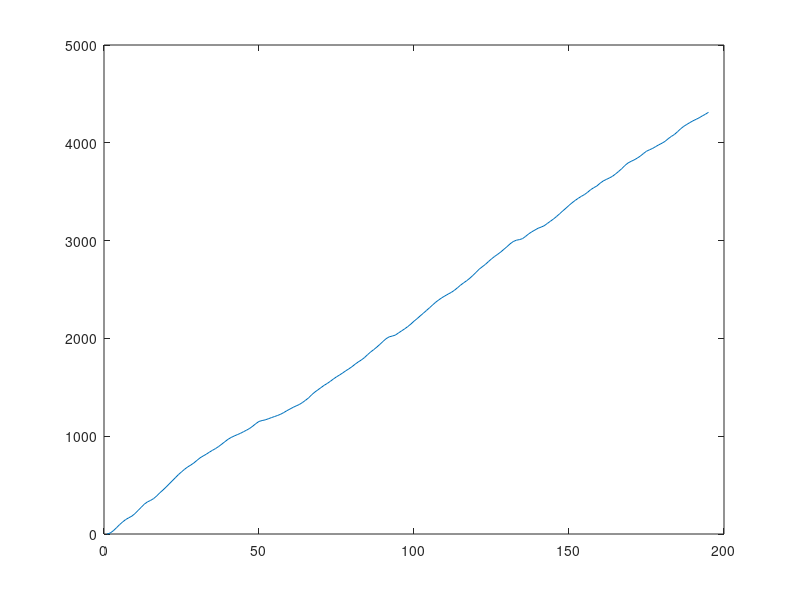

Recreate this plot in MATLAB. (Note: this script raises an error after producing the figure.)
dist=[0,8,27,53,76,87,96,108,125,149,169,187,213,245,268,289,313,332,345,362,388,420,448,479,511,543,575,607,634,660,679,691,702,717,741,772,795,815,838,858,877,900,925,942,955,963,970,976,989,1012,1032,1046,1051,1053,1054,1056,1063,1080,1102,1128,1150,1160,1168,1185,1205,1224,1243,1262,1279,1291,1302,1318,1338,1362,1390,1422,1450,1476,1496,1509,1520,1531,1546,1564,1581,1596,1610,1625,1645,1668,1689,1711,1736,1758,1778,1802,1833,1861,1885,1911,1939,1969,1996,2015,2022,2028,2043,2066,2091,2113,2138,2169,2197,2217,2230,2241,2256,2280,2306,2329,2355,2382,2405,2426,2445,2462,2480,2504,2532,2559,2582,2607,2632,2648,2658,2668,2683,2707,2731,2755,2785,2813,2838,2860,2884,2911,2938,2967,2990,3004,3010,3017,3034,3051,3068,3093,3115,3135,3163,3186,3202,3222,3247,3275,3304,3331,3360,3387,3411,3433,3453,3471,3493,3522,3545,3556,3568,3590,3619,3647,3666,3677,3686,3695,3703,3715,3736,3764,3792,3816,3837,3857,3878,3900,3924,3956,3983,4009,4035,4053,4060,4071,4087,4095,4098,4109,4134,4163,4194,4222,4247,4270,4291,4312];
x=1:195;
da=[380,280,190,260,340,410,320,220,220,120,20,1,61,201,201,271,371,451,401,361,301,201,101,1,1,1,1,41,1,1,31,51,1,1,1,131,121,151,231,291,201,141,171,111,191,211,301,301,201,121,21,1,11,171,181,281,341,441,341,371,431,421,381,291,201,101,21,21,1,1,101,1,1,1,1,191,291,231,291,231,311,271,181,181,81,31,1,41,1,1,201,301,401,491,461,411,371,331,301,221,131,101,1,1,111,11,1,81,71,201,241,341,391,291,191,91,111,11,1,1,1,1,1,1,1,111,211,171,91,101,61,201,151,251,281,351,451,411,471,411,371,331,231,251,151,111,11,1,71,201,301,261,171,261,161,61,1,1,181,81,41,11,1,201,301,291,201,291,371,281,331,311,281,261,241,221,221,181,141,71,101,171,211,141,181,81,1,1,11,1,1,1,91,31,171,71,101,1,151,51,141,241,311,211,301,371,271,181,281,191,221,321,221,121];
%plot(dist,da)
po=[620,520,420,350,250,150,50,31,31,161,261,221,191,271,191,271,191,271,191,271,191,271,191,271,191,291,251,151,51,191,91,191,91,191,91,191,91,191,91,191,91,191,91,191,91,191,91,191,91,191,91,191,91,191,91,191,91,191,91,191,91,191,91,191,91,191,91,191,91,191,91,191,91,191,91,191,91,191,91,191,91,191,91,191,91,191,91,191,91,191,91,191,91,191,91,191,91,191,91,191,91,191,91,191,91,191,91,201,261,311,211,191,271,191,271,191,271,191,271,191,271,191,271,191,271,191,271,191,271,191,271,191,271,191,291,251,151,51,191,91,191,91,191,91,191,91,191,91,191,91,191,91,191,91,191,91,191,91,191,91,191,91,191,91,191,91,191,91,191,91,191,91,191,91,191,91,191,91,191,91,191,91,191,91,191,91,191,91,191,91,191,91,191,91,191,91,191,91,191,91,191,91,191,91,191,91,191,91,191,91,201,261,311,211,191,271,191,271,191,271,191,271,191,271,191,271,191,271,191,271,191,271,191,271,191,291,251,151,51,191,91,191,91,191,91,191,91,191,91,191,91,191,91,191,91,191,91,191,91,191,91,191,91,191,91,191,91,191,91,191,91,191,91,191,91,191,91,191,91,191,91,191,91,191,91,191,91,191,91,191,91,191,91,191,91,191,91,191,91,191,91,191,91,191,91,191,91,191,91,201,281,271,191,271,191,271,191,271,191,271,191,271,191,271,191,271,191,271,191,271,191,271,191,291,251,151,51,191,91,191,91,191,91,191,91,191,91,191,91,191,91,191,91,191,91,191,91,191,91,191,91,191,91,191,91,191,91,191,91,191,91,191,91,191,91,191,91,191,91,191,91,191,91,191,91,191,91,191,91,191,91,191,91,191,91,191,91,191,91,201,261,301,201,231,231,231,231,231,231,231,231,231,231,231,231,231,231,231,231,231,231,231,231,231,231,231,161,131,131,221,181,181,191,91,1,61,1,171,111,101,41,41,41,31,81,81,81,81,81,81,201,301,381,381,371,271,251,191,191,191,191,191,191,191,191,191,191,191,191,191,191,191,191,191,191,191,191,191,191,191,191,191,191,191,191,191,121,21,11,11,1,1,1,1,1,1,1,1];

d2=[0,10,33,63,95,123,148,166,183,209,241,273,305,328,343,362,389,421,449,479,511,543,575,607,635,662,686,705,727,753,779,798,816,837,856,874,895,919,944,968,987,1002,1016,1029,1046,1062,1080,1103,1129,1151,1160,1167,1178,1190,1201,1212,1225,1242,1261,1278,1295,1310,1324,1344,1367,1392,1424,1451,1474,1497,1520,1539,1561,1585,1607,1626,1647,1669,1689,1711,1736,1759,1779,1803,1833,1861,1885,1911,1939,1969,1997,2016,2024,2034,2056,2077,2098,2121,2147,2176,2202,2230,2257,2285,2313,2342,2370,2394,2416,2435,2453,2470,2491,2517,2544,2568,2590,2615,2644,2675,2707,2732,2756,2785,2813,2838,2860,2884,2911,2938,2967,2990,3004,3010,3020,3043,3069,3090,3108,3126,3138,3152,3175,3198,3221,3247,3275,3304,3331,3360,3387,3411,3433,3453,3471,3494,3521,3541,3559,3586,3609,3625,3640,3657,3681,3707,3735,3767,3793,3810,3825,3843,3864,3890,3914,3929,3943,3962,3980,3996,4015,4042,4065,4085,4113,4143,4168,4188,4207,4225,4240,4256,4275,4292,4312];

di=[0,4,10,16,22,27,31,35,38,40,41,43,46,49,52,55,58,61,64,67,70,73,76,79,82,85,88,91,94,96,98,100,102,104,106,108,110,112,114,116,118,120,122,124,126,128,130,132,134,136,138,140,142,144,146,148,150,152,154,156,158,160,162,164,166,168,170,172,174,176,178,180,182,184,186,188,190,192,194,196,198,200,202,204,206,208,210,212,214,216,218,220,222,224,226,228,230,232,234,236,238,240,242,244,246,248,250,252,254,256,259,262,265,268,271,274,277,280,283,286,289,292,295,298,301,304,307,310,313,316,319,322,325,328,331,334,337,340,342,344,346,348,350,352,354,356,358,360,362,364,366,368,370,372,374,376,378,380,382,384,386,388,390,392,394,396,398,400,402,404,406,408,410,412,414,416,418,420,422,424,426,428,430,432,434,436,438,440,442,444,446,448,450,452,454,456,458,460,462,464,466,468,470,472,474,476,478,480,482,484,486,488,490,493,496,499,502,505,508,511,514,517,520,523,526,529,532,535,538,541,544,547,550,553,556,559,562,565,568,570,572,574,576,578,580,582,584,586,588,590,592,594,596,598,600,602,604,606,608,610,612,614,616,618,620,622,624,626,628,630,632,634,636,638,640,642,644,646,648,650,652,654,656,658,660,662,664,666,668,670,672,674,676,678,680,682,684,686,688,690,692,694,696,698,700,702,704,706,708,710,712,714,717,720,723,726,729,732,735,738,741,744,747,750,753,756,759,762,765,768,771,774,777,780,783,786,789,791,793,795,797,799,801,803,805,807,809,811,813,815,817,819,821,823,825,827,829,831,833,835,837,839,841,843,845,847,849,851,853,855,857,859,861,863,865,867,869,871,873,875,877,879,881,883,885,887,889,891,893,895,897,899,901,903,905,907,909,911,913,915,917,919,922,925,928,931,934,937,940,943,946,949,952,955,958,961,964,967,970,973,976,979,982,985,988,991,994,996,998,1000,1004,1011,1019,1028,1038,1048,1059,1070,1082,1094,1107,1120,1133,1146,1160,1174,1188,1202,1216,1230,1244,1258,1273,1288,1303,1318,1333,1348,1364,1380,1396,1412,1428,1444,1460,1476,1492,1508,1524,1540,1556,1572,1588,1604,1620,1636,1652,1668,1684,1700,1716,1732,1748,1764,1780,1796,1812,1827,1842,1857,1872,1887,1902,1917,1932,1947,1962,1977];

ppo=[850 14 161 211 271 321 371 271 231 311 301 291 321 321 321 321 321 321 321 321 321 321 321 321 321 321 321 314 393 11 191 291 321 381 441 344 244 314 314 314 314 314 314 319 380 21 191 291 391 461 362 283 323 295 314 373 31 191 291 391 461 371 277 297 317 314 363 31 191 291 321 381 441 343 244 314 314 314 314 314 324 314 363 31 191 291 321 381 441 343 244 314 314 314 314 314 314 320 369 31 191 291 341 371 441 343 244 314 314 314 314 314 321 368 31 191 291 321 381 421 331 301 291 321 321 331 314 363 31 191 291 321 381 441 342 244 314 314 314 314 314 314 320 369 31 191 291 341 371 441 343 244 314 314 314 314 314 321 368 31 191 291 341 371 441 342 244 314 314 314 314 314 321 318 321 228 148 188 288 298 398 428 334 274 314 314 314 314 314 318 371 31 191 291 321 381 441 344 254 314 314 314 314 314 314 373 31 191 291 321 381 441 342 245 315 315 315 315 315 321 368 31 191 291 321 381 441 341 245 315 315 315 315 315 321 368 41 191 291 321 381 441 343 245 315 315 315 325 317 371 41 191 291 321 381 441 342 244 314 314 314 314 314 321 328 314 303 299 302 260 270 220 260 210 300 250 350 410 410 366 290 267 247 277 307 387 336 269 340 276 316 271 339 267 332 281 312 264 353 268 321 268 341 255 349 260 336 268 331 282 312 263 354 268 320 259 356 256 339 267 331 282 312 264 353 268 321 278 324 277 325 225 125];


ddi=[0 5 13 20 26 32 37 42 47 51 55 59 63 67 71 75 79 83 87 91 95 99 103 107 111 115 119 123 127 131 134 137 140 143 146 150 154 158 162 166 170 174 178 182 186 190 193 196 199 202 206 210 214 218 222 226 230 233 236 239 242 246 250 254 258 262 266 270 273 276 279 282 285 289 293 297 301 305 309 313 317 321 325 329 332 335 338 341 344 348 352 356 360 364 368 372 376 380 384 388 391 394 397 400 403 407 411 415 419 423 427 431 435 439 443 446 449 452 455 458 462 466 470 474 478 482 486 490 494 497 500 503 506 509 513 517 521 525 529 533 537 541 545 549 553 556 559 562 565 568 572 576 580 584 588 592 596 600 604 608 611 614 617 620 623 627 631 635 639 643 647 651 655 659 663 667 670 673 676 679 682 685 689 693 697 701 705 709 713 717 721 725 728 731 734 737 740 744 748 752 756 760 764 768 772 776 780 783 786 789 792 795 799 803 807 811 815 819 823 827 831 835 838 841 844 847 850 854 858 862 866 870 874 878 882 886 890 893 896 899 902 905 909 913 917 921 925 929 933 937 941 944 947 950 953 956 960 964 968 972 976 980 984 988 992 996 1000 1004 1010 1018 1027 1037 1048 1060 1072 1085 1098 1112 1126 1141 1156 1171 1186 1201 1216 1231 1247 1263 1279 1295 1311 1327 1343 1359 1375 1391 1407 1423 1439 1455 1471 1487 1503 1519 1535 1551 1567 1583 1599 1615 1631 1647 1663 1679 1695 1711 1727 1743 1759 1775 1791 1807 1823 1839 1855 1871 1887 1903 1919 1935 1951 1967 1983];

plot(x,d2)
[das] = window_smooth(po,15);

%plot(di,das);
% x=[0:pi/8:2*pi];
% y=[203,200,195,196,203,203,200,206];
% lime=[190,206;190,206;190,206;190,206;190,206;190,206;190,206;190,206];
% label={'NW','W','SW','S','SE','E','NE','N'};
% %polar(x,y,'b')
% Draw_radar(y,lime,label)
% function Draw_radar(data,lim,labels)
%data是要画图的数据（根据数据的个数来确定雷达图的轴数）
%lim是各指标画图上下限范围
%labels是坐标轴名称
%     n=length(data);%维度
%     adj_data=zeros(n,1);
%     point=zeros(n,2);
%     
%     set(gca,'units','normal','pos',[0 0 1 1]);
%     axis off
%     axis equal
%     hold on
%     theta_last=pi/2;
%     for i=1:n
%         theta=2*pi/n*i+pi/2;
%         plot([0,500*cos(theta)],[0,500*sin(theta)],'k-','linewidth',2);
%         for j=1:5
%            plot([j*100*cos(theta_last),j*100*cos(theta)],[j*100*sin(theta_last),j*100*sin(theta)],'--','linewidth',0.75,'color',[0.5,0.5,0.5]);
%         end
%         
%         theta_last=theta;
%         if data(i)<lim(i,1)
%             adj_data(i)=0;
%         elseif data(i)>lim(i,2)
%             adj_data(i)=500;
%         else
%             adj_data(i)=(data(i)-lim(i,1))/(lim(i,2)-lim(i,1))*500;
%         end
%         point(i,1:2)=[adj_data(i)*cos(theta);adj_data(i)*sin(theta)];
%         text_around(510*cos(theta),510*sin(theta),labels{i},theta);
%     end
%     
%     for i=1:n
%         theta=2*pi/n*i+pi/2;
%         for j=1:5
%             text_around(j*100*cos(theta),j*100*sin(theta),num2str(lim(i,1)+(lim(i,2)-lim(i,1))/5*j),theta+pi/2,7);
%         end
%     end
%     plot([point(:,1);point(1,1)],[point(:,2);point(1,2)],'k-','linewidth',0.8);
%     fill(point(:,1),point(:,2),[0.9 0.9 0.7])
%     alpha(0.5);
%     texts=findobj(gca,'Type','Text');
%     minx=-300;
%     maxx=300;
%     miny=-300;
%     maxy=300;
%     for i=1:length(texts)
%         rect=get(texts(i),'Extent');
%         x=rect(1);
%         y=rect(2);
%         dx=rect(3);
%         dy=rect(4);
%         if x<minx
%             minx=x;
%         elseif x+dx>maxx
%             maxx=x+dx;
%         end
%         if y<miny
%             miny=y;
%         elseif y+dy>maxy
%             maxy=y+dy;
%         end
%     end
%     axis([minx-50,maxx+50,miny-20,maxy+20]);
% end
%  
% function text_around(x,y,txt,theta,fontsize)
%     if nargin==4
%         fontsize=10;
%     end
%     section=mod(theta+pi/12,2*pi);
%     if section>pi+pi/6
%         %上对齐
%         if section>1.5*pi+pi/6
%             %左对齐
%             text(x,y,txt,'VerticalAlignment','cap','HorizontalAlignment','left','Fontsize',fontsize);
%         elseif section>1.5*pi
%             %中对齐
%             text(x,y,txt,'VerticalAlignment','cap','HorizontalAlignment','center','Fontsize',fontsize);
%         else
%             %右对齐
%             text(x,y,txt,'VerticalAlignment','cap','HorizontalAlignment','right','Fontsize',fontsize);
%         end
%     elseif section>pi
%         %中、右对齐
%         text(x,y,txt,'VerticalAlignment','middle','HorizontalAlignment','right','Fontsize',fontsize);
%     elseif section>pi/6
%         %下对齐
%         if section>0.5*pi+pi/6
%             %右对齐
%             text(x,y,txt,'VerticalAlignment','bottom','HorizontalAlignment','right','Fontsize',fontsize);
%         elseif section>0.5*pi
%             %中对齐
%             text(x,y,txt,'VerticalAlignment','bottom','HorizontalAlignment','center','Fontsize',fontsize);
%         else
%             %左对齐
%             text(x,y,txt,'VerticalAlignment','bottom','HorizontalAlignment','left','Fontsize',fontsize);
%         end
%     else
%         %中、左对齐
%         text(x,y,txt,'VerticalAlignment','middle','HorizontalAlignment','left','Fontsize',fontsize);
%     end
% end
% 
function [data_m] = window_smooth(data,n)
%n为窗口长度
L = length(data);%数据长度
 
%均值滤波
m = 0;
k = 0;
for i =1:L
    if(i<n)
        data_m(i) = data(i);
    else
       for(j = i-n+1:i)
           k = k+1;
       w1(k) = data(j);
       end
    data_m(i) = mean(w1);
    k = 0;
    end
end
end